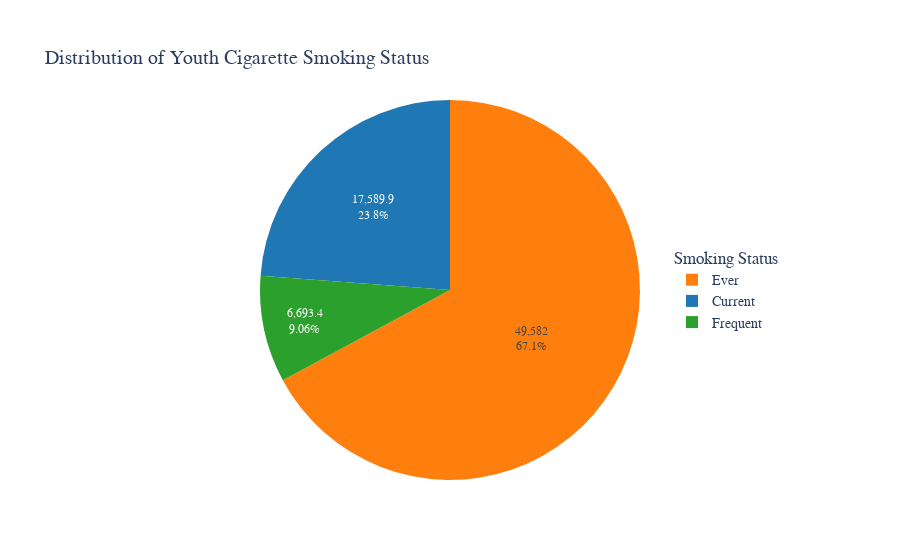

Here is the notebook cell this chart was saved with:
### Code cell
#Pie Chart Showing distribution of youth smoking status
df = YTSCigaretteUsedf.groupby('Response')['DataValue'].sum().reset_index()

pie = px.pie(df, names = 'Response', values = 'DataValue', title='Youth Cigarette Smoking Status')

pie.update_layout(
    title={
        'text': 'Distribution of Youth Cigarette Smoking Status', 
        'xanchor': 'left',
        'yanchor': 'top'
    },
    font=dict(family='SOURCE SANS PRO', size=14),
    legend=dict(title='Smoking Status', y=0.5, x=0.8)
)

pie.update_traces(
    hoverinfo='label+percent',
    textinfo='value+percent',
    textfont=dict(size=12),
    marker=dict(colors=['#1f77b4', '#ff7f0e', '#2ca02c'])
)

pie.show()

### Figure 1 — Plotly figure (JSON) as saved in the notebook; plotly's stock layout.template omitted (floating-point values rounded to 4 significant figures)
{"data": [{"domain": {"x": [0, 1], "y": [0, 1]}, "hoverinfo": "label+percent", "hovertemplate": "Response=%{label}<br>DataValue=%{value}<extra></extra>", "labels": ["Current", "Ever", "Frequent"], "legendgroup": "", "marker": {"colors": ["#1f77b4", "#ff7f0e", "#2ca02c"]}, "name": "", "showlegend": true, "textfont": {"size": 12}, "textinfo": "value+percent", "type": "pie", "values": [17590.0, 49582, 6693.0]}], "layout": {"font": {"family": "SOURCE SANS PRO", "size": 14}, "legend": {"title": {"text": "Smoking Status"}, "tracegroupgap": 0, "x": 0.8, "y": 0.5}, "title": {"text": "Distribution of Youth Cigarette Smoking Status", "xanchor": "left", "yanchor": "top"}}}
